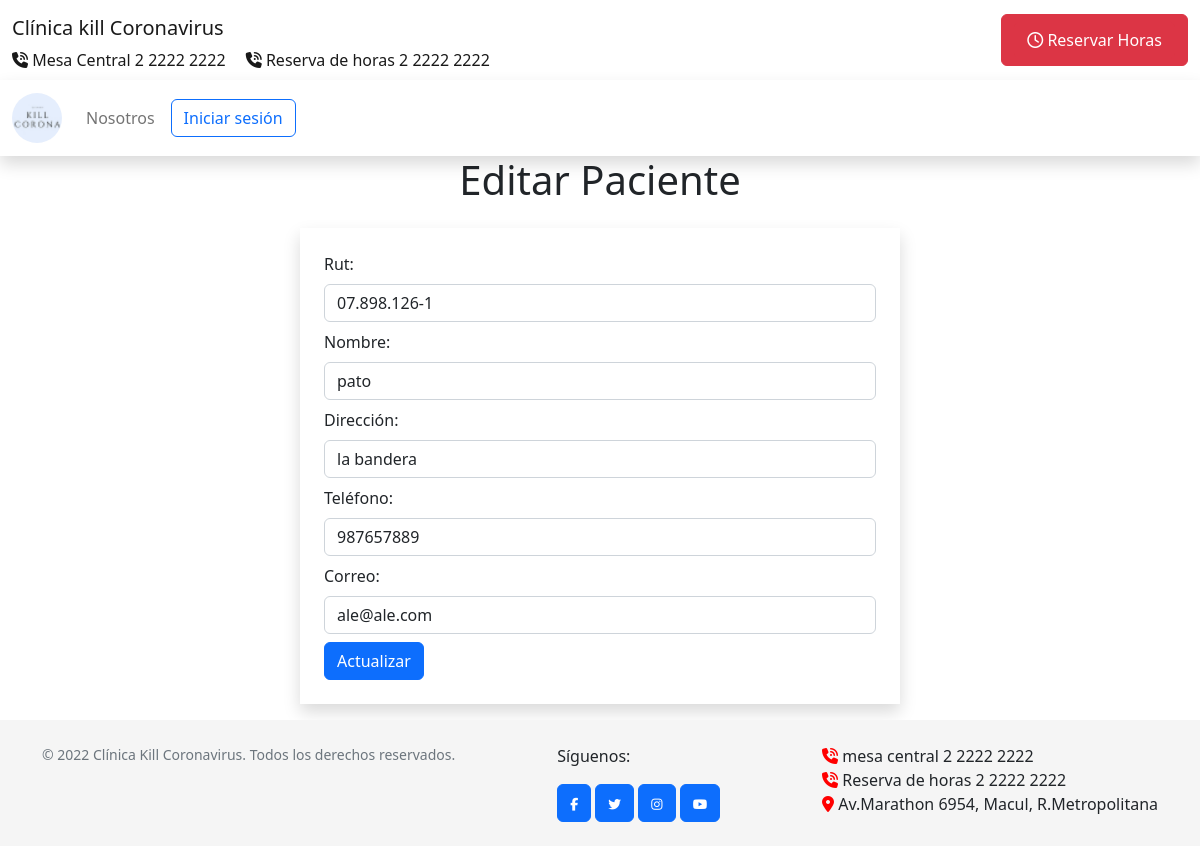
The app's page /pacientes/detalle/07.898.126-1 with its own data.
### clinicaApp/models.py (models this page shows, shortened)
class Paciente(models.Model):
    rut_paciente = models.CharField(max_length=13, primary_key=True)
    nombre_paciente = models.CharField(max_length=150)
    direccion_paciente = models.CharField(max_length=200)
    telefono_paciente = models.CharField(max_length=20)
    correo_paciente = models.CharField(max_length=150)
    tipousuario = models.ForeignKey(Tipousuario, on_delete=models.CASCADE, default=1)

### clinicaApp/views.py (the view)
# urls.py: path('pacientes/detalle/<str:rut_paciente>', views.detalle, name='detalle'),
def detalle(request, rut_paciente):
    paciente = Paciente.objects.get(rut_paciente=rut_paciente)
    return render(request, "paciente_editar.html", {
        'paciente': paciente
    })

### clinicaApp/templates/paciente_editar.html (shortened to what this page needs)
{% extends 'paci_actualizar.html' %}
{% block content %}
    <h1 class="text-center">Editar Paciente</h1>
    <form class="w-50 shadow mx-auto p-4 m-3" method="post" action="{% url 'editar' %}">
        Rut: <input type="text" name="rut" class="form-control my-2" required value="{{paciente.rut_paciente}}">
        Nombre: <input type="text" name="nombre" class="form-control my-2" required value="{{paciente.nombre_paciente}}">
        Dirección: <input type="text" name="direccion" class="form-control my-2" required value="{{paciente.direccion_paciente}}">
        Teléfono: <input type="text" name="telefono" class="form-control my-2" required value="{{paciente.telefono_paciente}}">
        Correo: <input type="text" name="correo" class="form-control my-2" required value="{{paciente.correo_paciente}}">
        <input type="submit"value="Actualizar" class="btn btn-primary">
    </form>
{% include 'footer.html' %}
{% endblock%}

### clinicaApp/templates/clinicaweb.html (style rules this page uses)
body { display: flex; flex-direction: column; min-height: 100vh; }

### records on screen
Paciente: rut "07.898.126-1", nombre "pato", direccion "la bandera", telefono "987657889", correo "ale@ale.com"
